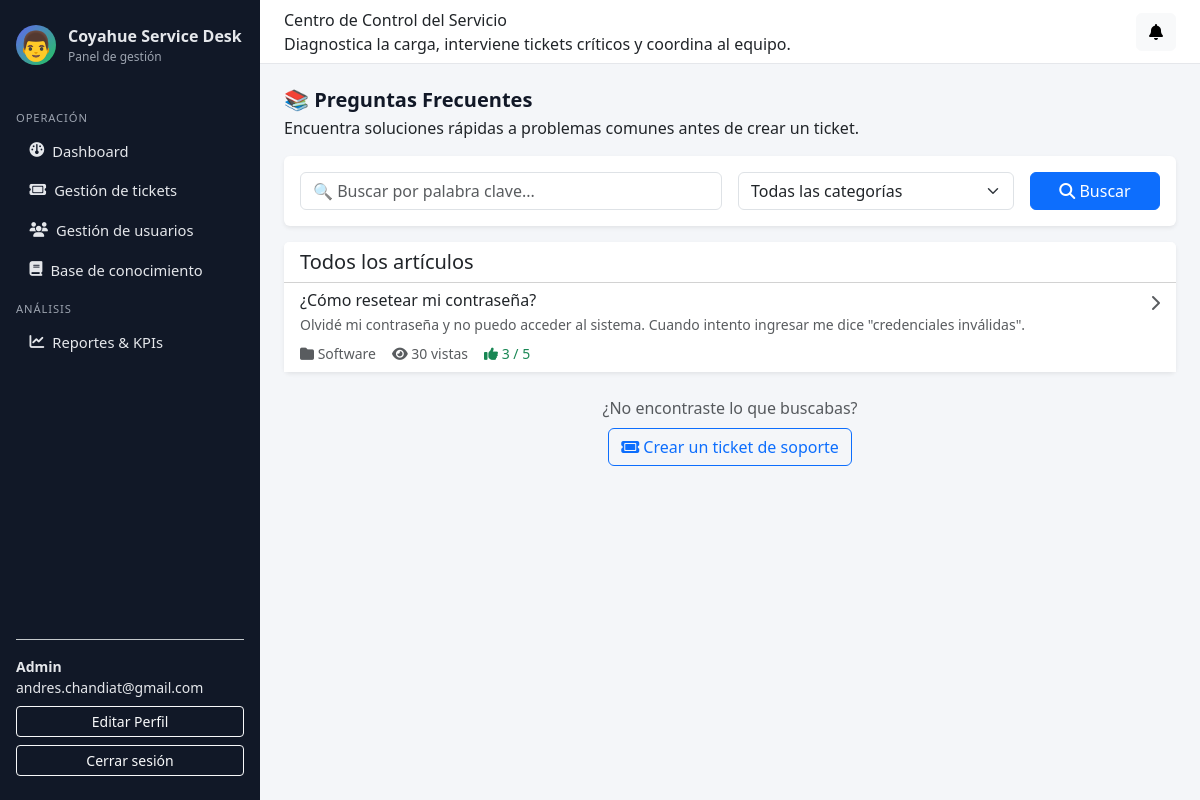
The app's page /panel/faq/ (signed in) with its own data.
### accounts/models.py (models this page shows, shortened)
class Usuario(AbstractUser):
    username = None
    email = models.EmailField("email address", unique=True)
    rol = models.ForeignKey(
        Rol,
        on_delete=models.PROTECT,
        related_name="usuarios",
        null=True,
        blank=True,
    )
    telefono = models.CharField(max_length=30, blank=True)
    departamento = models.CharField(max_length=100, blank=True)
    activo = models.BooleanField(default=True)
    AVATAR_CHOICES = [
        ('👤', '👤 Persona'),
        ('👨', '👨 Hombre'),
        ('👩', '👩 Mujer'),
        ('🧑', '🧑 Persona neutra'),
        ('👔', '👔 Profesional'),
        ('💼', '💼 Ejecutivo'),
        ('🎓', '🎓 Estudiante'),
        ('⚙️', '⚙️ Técnico'),
    ]
    avatar = models.CharField(
        max_length=10,
        choices=AVATAR_CHOICES,
        default='👤',
        help_text="Ícono de perfil personalizado"
    )
    fecha_creacion = models.DateTimeField(auto_now_add=True)
    fecha_actualizacion = models.DateTimeField(auto_now=True)
    USERNAME_FIELD = "email"
    REQUIRED_FIELDS: list[str] = []  # no pedimos username, solo email + password
    objects = UsuarioManager()

class Rol(models.Model):
    nombre_rol = models.CharField(max_length=50, unique=True)
    descripcion = models.TextField(blank=True)
    permisos = models.JSONField(default=dict, blank=True)
    fecha_creacion = models.DateTimeField(auto_now_add=True)

### knowledge_base/models.py (models this page shows, shortened)
class ArticuloFAQ(models.Model):
    titulo = models.CharField(max_length=255, help_text="Pregunta o título del artículo")
    problema = models.TextField(help_text="Descripción detallada del problema")
    solucion = models.TextField(help_text="Solución paso a paso")
    categoria = models.ForeignKey(
        Categoria,
        on_delete=models.SET_NULL,
        null=True,
        blank=True,
        related_name="articulos_faq",
        help_text="Categoría del artículo (mismas que tickets)"
    )
    tags = models.CharField(
        max_length=255,
        blank=True,
        help_text="Palabras clave separadas por comas (ej: password, acceso, vpn)"
    )
    creado_por = models.ForeignKey(
        Usuario,
        on_delete=models.SET_NULL,
        null=True,
        related_name="articulos_creados"
    )
    fecha_creacion = models.DateTimeField(auto_now_add=True)
    fecha_actualizacion = models.DateTimeField(auto_now=True)
    publicado = models.BooleanField(default=True, help_text="Si está visible para usuarios")
    destacado = models.BooleanField(default=False, help_text="Aparece en artículos destacados")
    vistas = models.IntegerField(default=0, help_text="Número de veces que se ha visto")
    util_si = models.IntegerField(default=0, help_text="Votos positivos '¿Fue útil? Sí'")
    util_no = models.IntegerField(default=0, help_text="Votos negativos '¿Fue útil? No'")
    class Meta:
        verbose_name = "Artículo FAQ"
        verbose_name_plural = "Artículos FAQ"
        ordering = ["-destacado", "-fecha_actualizacion"]
    @property
    def total_votos(self):
        return self.util_si + self.util_no

### tickets/models.py (models this page shows, shortened)
class Categoria(models.Model):
    nombre_categoria = models.CharField(max_length=100, unique=True)
    descripcion = models.TextField(blank=True)
    activo = models.BooleanField(default=True)

### knowledge_base/views.py (the view, shortened to what this page needs)
# urls.py: path("panel/faq/", faq_listar, name="faq_listar"),
@login_required
def faq_listar(request):
    query = request.GET.get('q', '').strip()
    categoria_id = request.GET.get('categoria')
    articulos = ArticuloFAQ.objects.filter(publicado=True).select_related('categoria', 'creado_por')
    if categoria_id:
        articulos = articulos.filter(categoria_id=categoria_id)
    destacados = ArticuloFAQ.objects.filter(publicado=True, destacado=True)[:5]
    categorias = Categoria.objects.filter(activo=True)
    return render(request, 'knowledge_base/faq_listar.html', {
        'articulos': articulos,
        'destacados': destacados,
        'categorias': categorias,
        'query': query,
        'categoria_id': categoria_id,
    })

### notifications/context_processors.py (called while the page is built)
def notificaciones_context(request):
    if not request.user.is_authenticated:
        return {}
    qs = Notificacion.objects.filter(
        usuario_destino=request.user,
        leida=False
    ).order_by("-fecha_envio")
    return {
        "notificaciones_no_leidas": qs,
        "total_notificaciones_no_leidas": qs.count(),
    }

### templates/knowledge_base/faq_listar.html (shortened to what this page needs)
{% extends "base_admin.html" %}
{% block content %}
<div class="d-flex justify-content-between align-items-center mb-3">
    <div>
        <h1 class="page-title mb-1">📚 Preguntas Frecuentes</h1>
        <p class="page-subtitle mb-0">
            Encuentra soluciones rápidas a problemas comunes antes de crear un ticket.
        </p>
    </div>
</div>
<div class="card shadow-sm border-0 mb-3">
    <div class="card-body">
        <form method="get" class="row g-3">
            <div class="col-md-6">
                <input
                    type="text"
                    name="q"
                    class="form-control"
                    placeholder="🔍 Buscar por palabra clave..."
                    value="{{ query }}"
                />
            </div>
            <div class="col-md-4">
                <select name="categoria" class="form-select">
                    <option value="">Todas las categorías</option>
                </select>
            </div>
            <div class="col-md-2">
                <button type="submit" class="btn btn-primary w-100">
                    <i class="fa-solid fa-search"></i> Buscar
                </button>
            </div>
        </form>
    </div>
</div>
<div class="card shadow-sm border-0">
    <div class="card-header bg-white">
        <h5 class="mb-0">
            {% if query %}
                Resultados para "{{ query }}"
            {% else %}
                Todos los artículos
            {% endif %}
        </h5>
    </div>
    <div class="card-body p-0">
        {% if articulos %}
        <div class="list-group list-group-flush">
            {% for art in articulos %}
            <a href="{% url 'faq_detalle' art.id %}" class="list-group-item list-group-item-action">
                <div class="d-flex w-100 justify-content-between align-items-start">
                    <div class="flex-grow-1">
                        <h6 class="mb-1">{{ art.titulo }}</h6>
                        <p class="mb-1 small text-muted">{{ art.problema|truncatewords:25 }}</p>
                        <div class="d-flex gap-3 mt-2">
                            {% if art.categoria %}
                            <small class="text-muted">
                                <i class="fa-solid fa-folder"></i> {{ art.categoria.nombre_categoria }}
                            </small>
                            {% endif %}
                            <small class="text-muted">
                                <i class="fa-solid fa-eye"></i> {{ art.vistas }} vistas
                            </small>
                            {% if art.total_votos > 0 %}
                            <small class="text-success">
                                <i class="fa-solid fa-thumbs-up"></i> {{ art.util_si }} / {{ art.total_votos }}
                            </small>
                            {% endif %}
                        </div>
                    </div>
                    <div class="ms-3">
                        <i class="fa-solid fa-chevron-right text-muted"></i>
                    </div>
                </div>
            </a>
            {% endfor %}
        </div>
        {% endif %}
    </div>
</div>
<div class="mt-4 text-center">
    <p class="text-muted mb-2">¿No encontraste lo que buscabas?</p>
    <a href="{% url 'ticket_usuario_crear' %}" class="btn btn-outline-primary">
        <i class="fa-solid fa-ticket"></i> Crear un ticket de soporte
    </a>
</div>
{% endblock %}

### templates/base_admin.html (shortened to what this page needs)
{% load static %}
<!DOCTYPE html>
<html lang="es">
<head>
    <link href="https://cdn.jsdelivr.net/npm/bootstrap@5.3.2/dist/css/bootstrap.min.css" rel="stylesheet"/>
    <link rel="stylesheet"
        href="https://cdnjs.cloudflare.com/ajax/libs/font-awesome/6.5.0/css/all.min.css"
/>
</head>
<body>
<div class="layout-wrapper">
    <aside class="sidebar">
        <div class="sidebar-brand">
            <div class="sidebar-brand-icon" style="font-size: 1.8rem;">{{ user.avatar }}</div>
            <div>
                <div class="fw-semibold">Coyahue Service Desk</div>
                <div style="font-size: 0.75rem; color: #9ca3af;">Panel de gestión</div>
            </div>
        </div>
        <nav class="sidebar-nav">
            <div class="sidebar-section-title">Operación</div>
            {% if request.user.is_authenticated and request.user.rol %}
                {% if request.user.rol.nombre_rol|upper == "ADMIN" %}
                    <a href="{% url 'dashboard_admin' %}" class="{% if request.resolver_match.url_name == 'dashboard_admin' %}active-link{% endif %}">
                        <i class="fa-solid fa-gauge"></i> <span>Dashboard</span>
                    </a>
                    <a href="{% url 'tickets_listar' %}" class="{% if request.resolver_match.url_name == 'tickets_listar' %}active-link{% endif %}">
                        <i class="fa-solid fa-ticket"></i> <span>Gestión de tickets</span>
                    </a>
                    <a href="{% url 'usuarios_listar' %}" class="{% if request.resolver_match.url_name in 'usuarios_listar usuarios_crear usuarios_editar usuarios_eliminar' %}active-link{% endif %}">
                        <i class="fa-solid fa-users"></i> <span>Gestión de usuarios</span>
                    </a>
                    <a href="{% url 'faq_admin_listar' %}" class="{% if 'faq_admin' in request.resolver_match.url_name %}active-link{% endif %}">
                        <i class="fa-solid fa-book"></i> <span>Base de conocimiento</span>
                    </a>
                    <div class="sidebar-section-title">Análisis</div>
                    <a href="{% url 'reportes_dashboard' %}" class="{% if request.resolver_match.url_name == 'reportes_dashboard' %}active-link{% endif %}">
                        <i class="fa-solid fa-chart-line"></i> <span>Reportes & KPIs</span>
                    </a>
                {% endif %}
            {% endif %}
        </nav>
        <div class="mt-auto pt-3 border-top border-secondary-subtle small">
            {% if request.user.is_authenticated %}
                <div class="fw-semibold">
                    {% if request.user.rol %}
                        {{ request.user.rol.nombre_rol|title }}
                    {% else %} Usuario {% endif %}
                </div>
                <div class="text-truncate">{{ request.user.email }}</div>
                <a href="{% url 'editar_perfil' %}" class="btn btn-outline-light btn-sm w-100 mt-2">
                     Editar Perfil
                </a>
                <form method="post" action="{% url 'logout' %}" class="mt-2">
                    <button class="btn btn-outline-light btn-sm w-100" type="submit">Cerrar sesión</button>
                </form>
            {% endif %}
        </div>
    </aside>
    <div class="main-area">
        <header class="topbar">
            <div>
                <div class="topbar-title">Centro de Control del Servicio</div>
                <div class="topbar-subtitle">Diagnostica la carga, interviene tickets críticos y coordina al equipo.</div>
            </div>
            <div class="d-flex align-items-center gap-3">
                <div class="dropdown">
                    <button class="btn btn-light position-relative" data-bs-toggle="dropdown">
                        <i class="fa-solid fa-bell"></i>
                    </button>
                </div>
            </div>
        </header>
        <main class="content">
            {% block content %}{% endblock %}
        </main>
    </div>
</div>
</body>
</html>

### templates/base_admin.html (style rules this page uses)
body { font-family: system-ui, -apple-system, BlinkMacSystemFont, "Segoe UI", sans-serif; background-color: #f4f6f9; }
.layout-wrapper { min-height: 100vh; display: flex; flex-direction: row; }
.sidebar { width: 260px; background: #111827; color: #e5e7eb; padding: 1.5rem 1rem; display: flex; flex-direction: column; gap: 1rem; }
.sidebar-brand { display: flex; align-items: center; gap: 0.75rem; margin-bottom: 1rem; }
.sidebar-brand-icon { width: 40px; height: 40px; border-radius: 999px; background: linear-gradient(135deg, #6366f1, #22c55e); display: flex; align-items: center; justify-content: center; color: #fff; font-weight: 700; }
.sidebar-nav a { display: flex; align-items: center; gap: 0.5rem; padding: 0.55rem 0.85rem; border-radius: 0.45rem; color: #e5e7eb; text-decoration: none; font-size: 0.92rem; }
.sidebar-section-title { text-transform: uppercase; font-size: 0.7rem; letter-spacing: 0.08em; color: #9ca3af; margin-top: 0.75rem; margin-bottom: 0.25rem; }
.main-area { flex: 1; display: flex; flex-direction: column; }
.topbar { height: 64px; background: #ffffff; border-bottom: 1px solid #e5e7eb; display: flex; align-items: center; justify-content: space-between; padding: 0 1.5rem; }
.content { padding: 1.5rem; }
.page-title { font-size: 1.25rem; font-weight: 600; color: #111827; }

### records on screen
Usuario: avatar "👨", user.rol.nombre_rol "Admin", user.email "andres.chandiat@gmail.com"
ArticuloFAQ: titulo "¿Cómo resetear mi contraseña?", problema "Olvidé mi contraseña y no puedo acceder al sistema. Cuando intento ingresar me dice \"credenciales inválidas\".", categoria.nombre_categoria "Software", vistas "30", util_si "3", total_votos "5"
